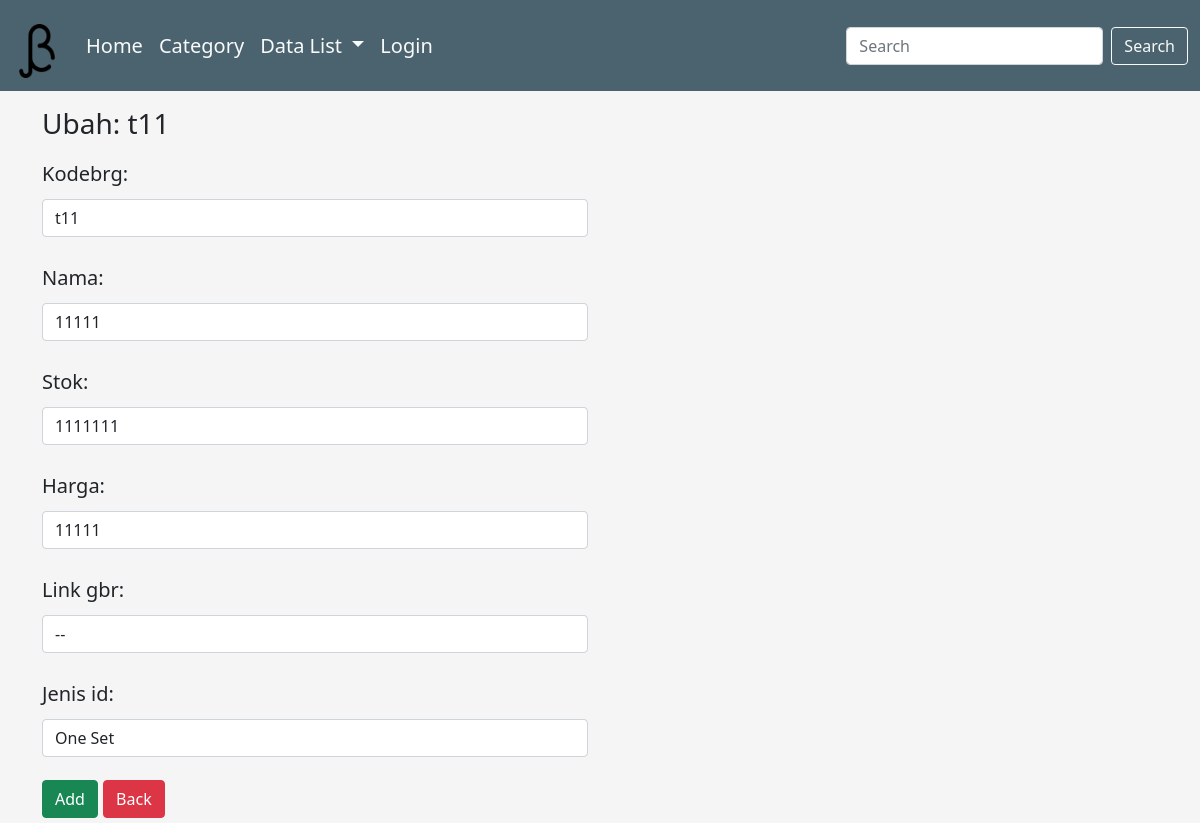
The app's page /ubah/17 with its own data.
### dashboard/models.py (models this page shows, shortened)
class Barang(models.Model):
    kodebrg=models.CharField(max_length=8)
    nama=models.CharField(max_length=50)
    stok=models.IntegerField()
    harga=models.BigIntegerField()
    link_gbr=models.CharField(max_length=150, blank=True)
    timestamp=models.DateTimeField(auto_now_add=True)
    jenis_id=models.ForeignKey(Jenis, on_delete=models.CASCADE, null=True)

class Jenis(models.Model):
    nama=models.CharField(max_length=50)
    ket=models.TextField()
    def __str__(self):
        return self.nama

### dashboard/views.py (the view)
# urls.py: path('ubah/<int:id_barang>', ubah_brg, name='ubah_brg'),
def ubah_brg(request, id_barang):
    barangs = Barang.objects.get(id=id_barang)
    if request.POST:
        form = FormBarang(request.POST, instance=barangs)
        if form.is_valid():
            form.save()
            messages.success(request, "Success Update Data !")
            return redirect('ubah_brg', id_barang=id_barang)
    else:
        form=FormBarang(instance=barangs)
        konteks = {
            'form': form,
            'barangs': barangs,
        }
    return render(request, 'ubah_brg.html', konteks)

### dashboard/forms.py
class FormBarang(ModelForm):
    class Meta:
        model=Barang
        fields='__all__'
        widgets = {
            'kodebrg': forms.TextInput({'class':'form-control'}),
            'nama': forms.TextInput({'class':'form-control'}),
            'stok': forms.NumberInput({'class':'form-control'}),
            'harga': forms.NumberInput({'class':'form-control'}),
            'link_gbr': forms.TextInput({'class':'form-control'}),
            'jenis_id': forms.Select({'class':'form-control'}),
        }

### templates/ubah_brg.html (shortened to what this page needs)
{% extends 'base.html' %}
{% block konten %}
<section id="form">
<div class="container">
    <div class="row">
        <div class="col-md-6">
            <h3>Ubah: {{ barangs.kodebrg }}</h3>
            <form action="{% url 'ubah_brg' barangs.id %}" method="post">
                {{form.as_p}}
                <button type="submit" class="btn btn-success">
                    Add
                </button>
                <a href="/barang" class="btn btn-danger">Back</a>
            </form>
        </div>
    </div>
</div>
</section>
{% endblock %}

### static/css/signin.css (style rules this page uses)
html, body { height: 100%; }
body { align-items: center; padding-bottom: 40px; background-color: #f5f5f5; }

### records on screen
Barang: kodebrg "t11", nama "11111", stok "1111111", harga "11111", link_gbr "--", jenis_id "One Set"
